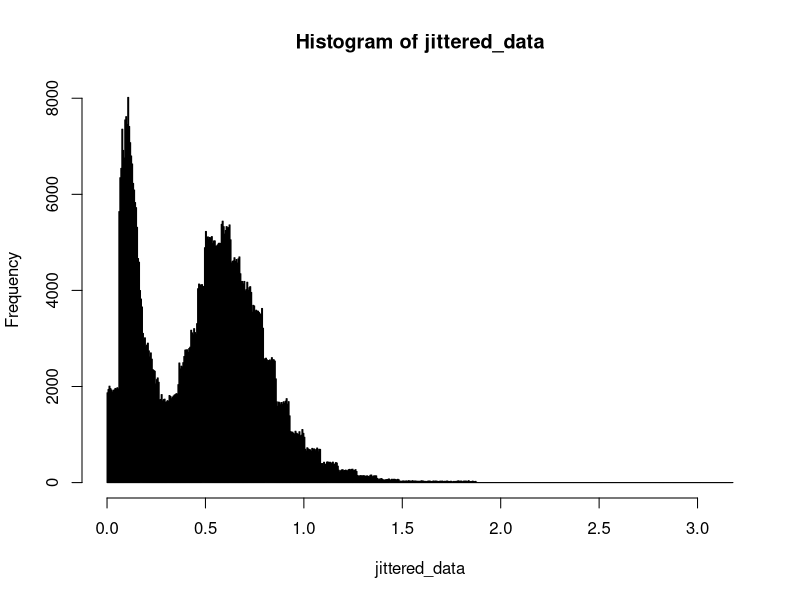
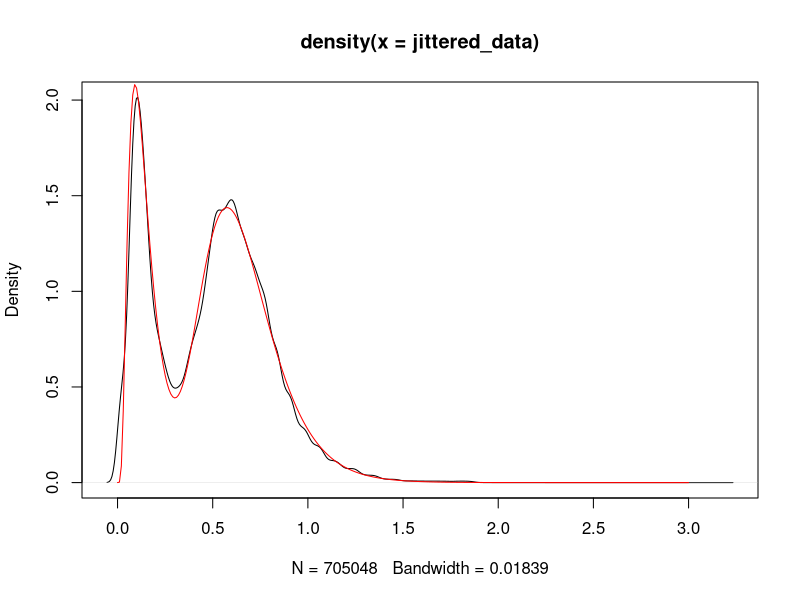
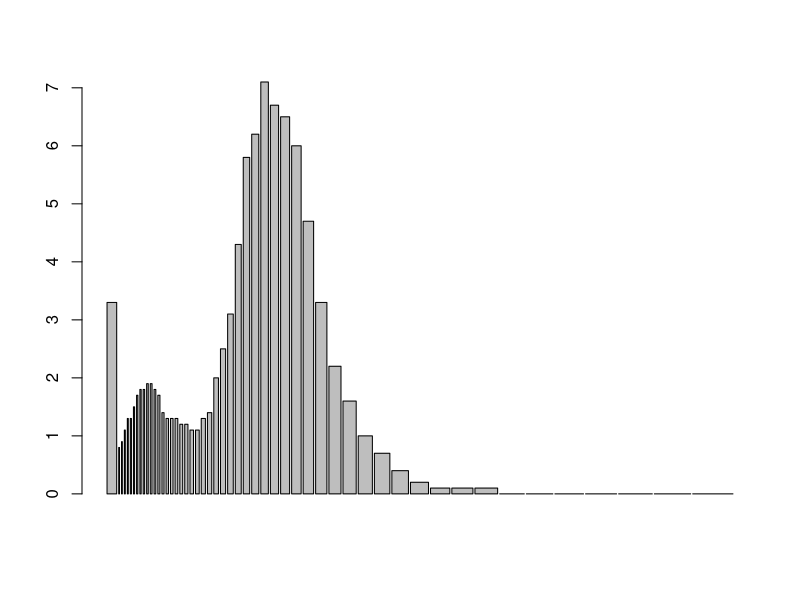

R code for these plots, in order:
#function to sample from a Gaussian mixture model
rbilnorm <- function(N, mu1, mu2, sigma1, sigma2, tau){
  ind <- I(runif(N) > tau)
  X <- rep(0,N)
  X[ind] <- rlnorm(sum(ind), mu1, sigma1)
  X[!ind] <- rlnorm(sum(!ind), mu2, sigma2)
  return(X)
}

#pdf from the Gaussian mixture model
dbilnorm2 <- function(x, mu1, mu2, sigma1, sigma2, tau){
  y <- (1-tau)*dlnorm(x,mu1,sigma1) + tau*dlnorm(x,mu2,sigma2)
  return(y)
}

dbilnorm <- function(x, mu1, mu2, sigma1, sigma2, tau){
  y <- (1-tau)*dlnorm(x, mu1, sigma1) + tau * dlnorm(x, mu2, sigma2)
  return(y)
}

#EM algorithm for GMMM
EM = function(x, mu1, mu2, sigma1, sigma2, tau) {
  n = length(x)
  lold = 0
  lnew = 10
  while (abs(lold-lnew) > 10^-2) {
    #calculate log likelihood for convergence criteria
    lold = sum(log((1 - tau)*dlnorm(x, mean = mu1, sd = sigma1) + tau * dlnorm(x, mean = mu2, sd = sigma2)))
    p = dlnorm(x, mean = mu2, sd = sigma2) * tau / dbilnorm(x, mu1, mu2, sigma1, sigma2, tau)
    #update the parameters according to ML estimator of slide 15, week 7
    tau = 1/n * sum(p)
    mu1 = sum(log(x) * (1 - p)) / sum(1 - p)
    mu2 = sum(log(x) * p) / sum(p)
    sigma1 = sqrt(sum((1 - p) * ((log(x) - mu1)^2)) / sum(1 - p))
    sigma2 = sqrt(sum(p * ((log(x) - mu2)^2)) / sum(p))
    #calculate log likelihood for convergence criteria
    lnew = sum(log((1 - tau)*dlnorm(x, mean = mu1, sd = sigma1) + tau * dlnorm(x, mean = mu2, sd = sigma2)))
  }
  return(c(mu1, mu2, sigma1, sigma2, tau))
}

data = read.csv(file = "Project-1/1_snow_particles.csv")
num_inbin = length(data$X)
num_part = data$particles.detected[1]
for (i in 1:length(data$X)) {
  num_inbin[i] = round(data$retained....[i] / 100 * num_part)
}
#jittering the data
n = sum(num_inbin)
counter = 0
jittered_data = rep(0, n)
data$endpoint[52] = 3.25 
for (i in 1:length(num_inbin)) {
  interval_length = data$endpoint[i] - data$startpoint[i]
  for(j in 1:num_inbin[i]) {
    jittered_data[j + counter] = data$startpoint[i] + 
      runif(1, min = 0, max = interval_length)
  }
  counter = counter + num_inbin[i]
}
breaks = seq(from = 0, to = 3, by = 0.01)
hist(jittered_data, breaks=1000)
mu1 <- -3
mu2 <- -0.5
sigma1 <- 0.3
sigma2 <- 0.4
tau <- 0.7
estim = EM(jittered_data, mu1, mu2, sigma1, sigma2, tau)
print(estim)

#optimization 
#write log likelihood function of binned data
cdfbilognorm = function(x, mu1, mu2, sigma1, sigma2, tau) {
  y <- (1 - tau) * plnorm(x, mu1, sigma1) + tau * plnorm(x, mu2, sigma2)
  return(y)
}

negloglikelihood = function(par) {
  logli = 0
  mu1 = par[1]
  mu2 = par[2]
  sigma1 = par[3]
  sigma2 = par[4]
  tau = par[5]
  for (i in 1:length(data$X)) {
    logli = logli + (num_inbin[i]) * log((cdfbilognorm(data$endpoint[i], mu1, mu2, sigma1, sigma2, tau) - 
                       cdfbilognorm(data$startpoint[i], mu1, mu2, sigma1, sigma2, tau)))
  }
  return(-logli)
}
out = optim(estim, negloglikelihood)
estim_opt = as.numeric(unlist(out[1]))
mu1_opt = estim_opt[1]
mu2_opt = estim_opt[2]
sigma1_opt = estim_opt[3]
sigma2_opt = estim_opt[4]
tau_opt = estim_opt[5]
x_grid = seq(from = 0, to = 3, by = 0.01)
pdf_est = dbilnorm(x_grid, mu1_opt, mu2_opt, sigma1_opt, sigma2_opt, tau_opt)
jittered_pdf = density(x = jittered_data)
plot(jittered_pdf)
lines(x_grid, pdf_est, col = "red")


width = rep(0, length(data$X))
for (i in 1:length(data$X)) {
  width[i] = data$endpoint[i] - data$startpoint[i]
}
barplot(height = data$retained...., width = width)
